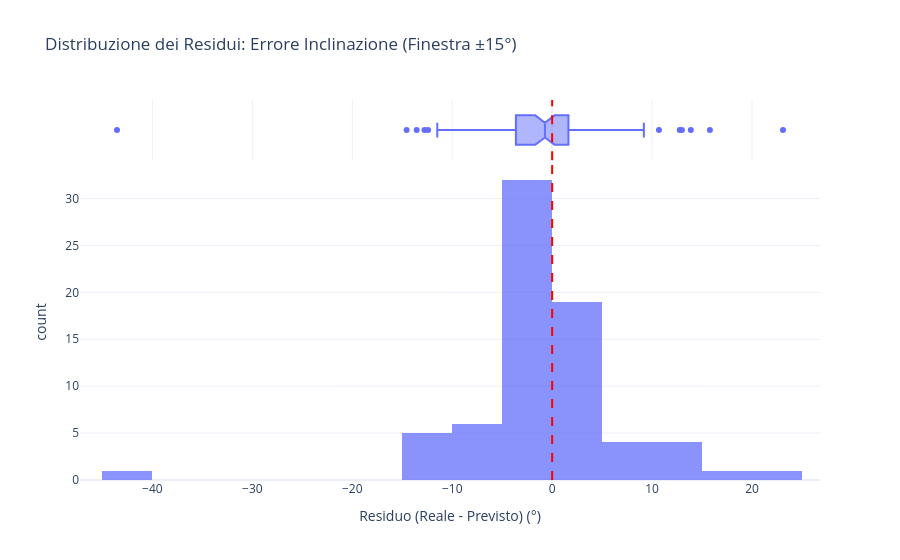

This figure's notebook cell:
### Code cell
#ANALISI DEI RESIDUI INCLINAZIONE - ISTOGRAMMA
fig_hist = px.histogram(
    df_residui, 
    x='Residuo',
    nbins=30,
    title='Distribuzione dei Residui: Errore Inclinazione (Finestra ±15°)',
    labels={'Residuo': 'Residuo (Reale - Previsto) (°)'},
    template='plotly_white',
    marginal='box',
    opacity=0.75)

fig_hist.add_vline(x=0, line_dash="dash", line_color="red", line_width=2)
fig_hist.show()

### Figure 1 — Plotly figure (JSON) as saved in the notebook; plotly's stock layout.template omitted (floating-point values rounded to 4 significant figures)
{"data": [{"bingroup": "x", "hovertemplate": "Residuo (Reale - Previsto) (°)=%{x}<br>count=%{y}<extra></extra>", "legendgroup": "", "marker": {"color": "#636efa", "opacity": 0.75, "pattern": {"shape": ""}}, "name": "", "nbinsx": 30, "orientation": "v", "showlegend": false, "type": "histogram", "x": [-12.41, -13.56, -3.852, -3.67, 15.78, -8.262, -14.56, 1.927, -1.404, -3.89, -5.36, 9.144, 2.781, -4.416, -3.613, -6.857, -1.829, 6.265, -3.787, -0.9736, -5.94, 0.8928, 5.47, 3.711, -2.015, -5.736, -0.2214, 0.07324, -0.3239, -0.2812, -12.78, 12.77, -0.7232, 23.1, -2.116, 9.176, -1.083, 1.532, 2.455, -2.994, -0.7775, 2.014, -5.993, 0.2991, -1.859, -2.8, 12.98, -2.165, -3.363, -43.54, 0.6094, -4.391, 0.03133, -0.2455, 0.345, -0.6088, -0.5265, 13.88, 1.124, 2.599, 0.1152, -0.3954, -1.383, 4.833, 1.29, -1.14, -1.595, -2.14, -1.049, -11.49, 4.565, 0.8531, 10.69], "xaxis": "x", "yaxis": "y"}, {"hovertemplate": "Residuo (Reale - Previsto) (°)=%{x}<extra></extra>", "legendgroup": "", "marker": {"color": "#636efa"}, "name": "", "notched": true, "showlegend": false, "type": "box", "x": [-12.41, -13.56, -3.852, -3.67, 15.78, -8.262, -14.56, 1.927, -1.404, -3.89, -5.36, 9.144, 2.781, -4.416, -3.613, -6.857, -1.829, 6.265, -3.787, -0.9736, -5.94, 0.8928, 5.47, 3.711, -2.015, -5.736, -0.2214, 0.07324, -0.3239, -0.2812, -12.78, 12.77, -0.7232, 23.1, -2.116, 9.176, -1.083, 1.532, 2.455, -2.994, -0.7775, 2.014, -5.993, 0.2991, -1.859, -2.8, 12.98, -2.165, -3.363, -43.54, 0.6094, -4.391, 0.03133, -0.2455, 0.345, -0.6088, -0.5265, 13.88, 1.124, 2.599, 0.1152, -0.3954, -1.383, 4.833, 1.29, -1.14, -1.595, -2.14, -1.049, -11.49, 4.565, 0.8531, 10.69], "xaxis": "x2", "yaxis": "y2"}], "layout": {"barmode": "relative", "legend": {"tracegroupgap": 0}, "shapes": [{"line": {"color": "red", "dash": "dash", "width": 2}, "type": "line", "x0": 0, "x1": 0, "xref": "x", "y0": 0, "y1": 1, "yref": "y domain"}, {"line": {"color": "red", "dash": "dash", "width": 2}, "type": "line", "x0": 0, "x1": 0, "xref": "x2", "y0": 0, "y1": 1, "yref": "y2 domain"}], "title": {"text": "Distribuzione dei Residui: Errore Inclinazione (Finestra ±15°)"}, "xaxis": {"anchor": "y", "domain": [0, 1], "title": {"text": "Residuo (Reale - Previsto) (°)"}}, "xaxis2": {"anchor": "y2", "domain": [0, 1], "matches": "x", "showgrid": true, "showticklabels": false}, "yaxis": {"anchor": "x", "domain": [0, 0.8316], "title": {"text": "count"}}, "yaxis2": {"anchor": "x2", "domain": [0.8416, 1], "matches": "y2", "showgrid": false, "showline": false, "showticklabels": false, "ticks": ""}}}
